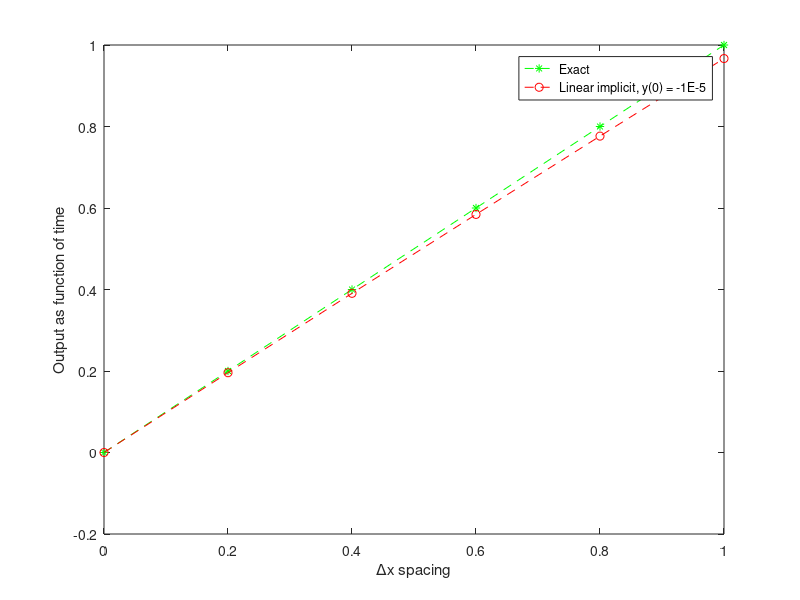

Recreate this plot in MATLAB.
clc
clear all
LI(1) = -1*10^-5;
dt = 0.2;
tall = 0:dt:1;
Exact = -log(exp(-LI(1)) + exp(-tall) - 1);
plot(tall,Exact,'g * --')
hold on
N = length(tall);
for i = 2:N
    t = tall(i);
    LI(i) = (LI(i-1)*(1-dt*exp(LI(i-1)-t)) + dt*exp(LI(i-1)-t))/(1-dt*exp(LI(i-1)-t));
end
plot(tall,LI,'r o --')
xlabel('\Deltax spacing')
ylabel('Output as function of time')
legend('Exact','Linear implicit, y(0) = -1E-5')